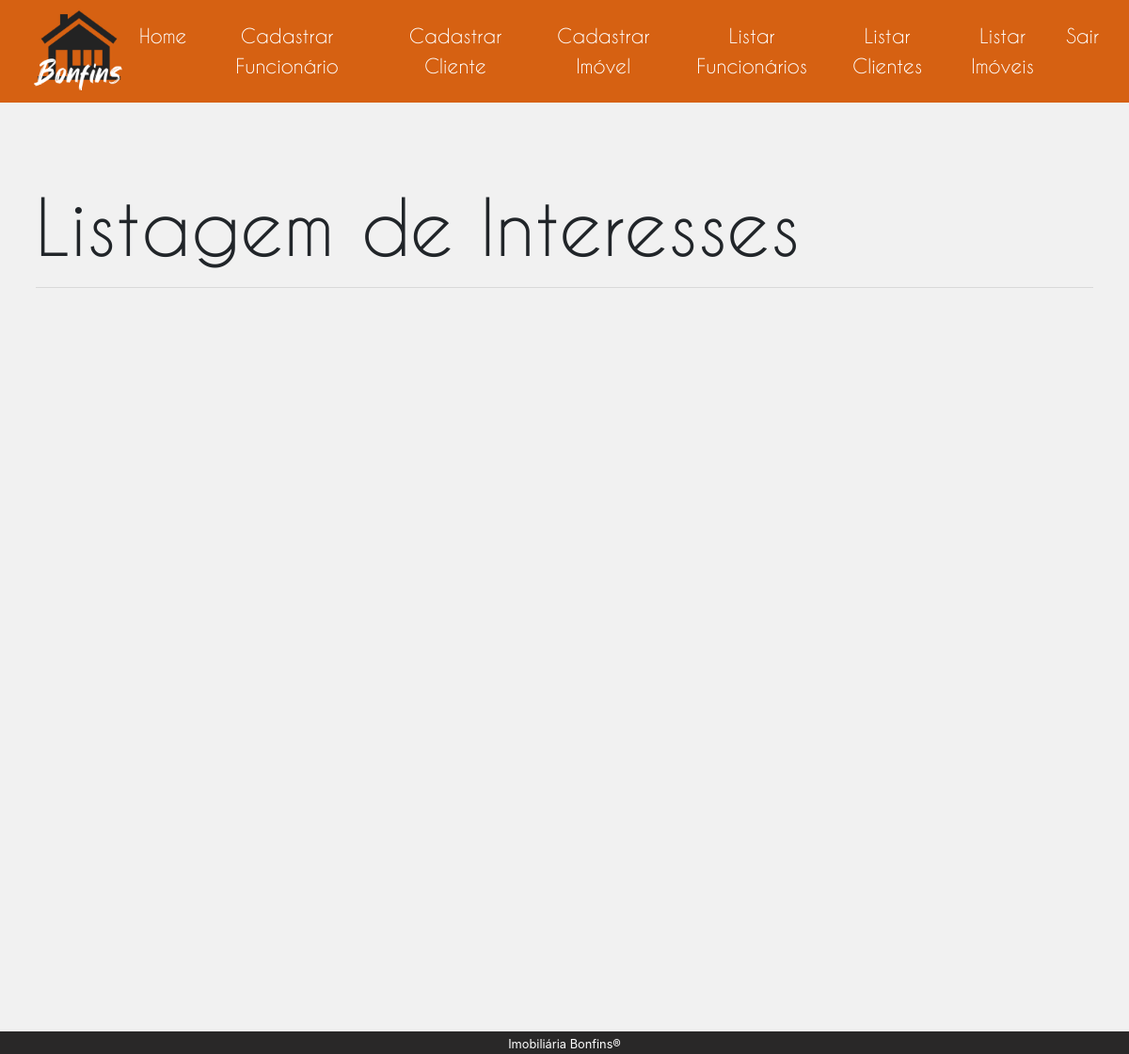
The app's page /administrativo/listagemInteresse.php, older data.
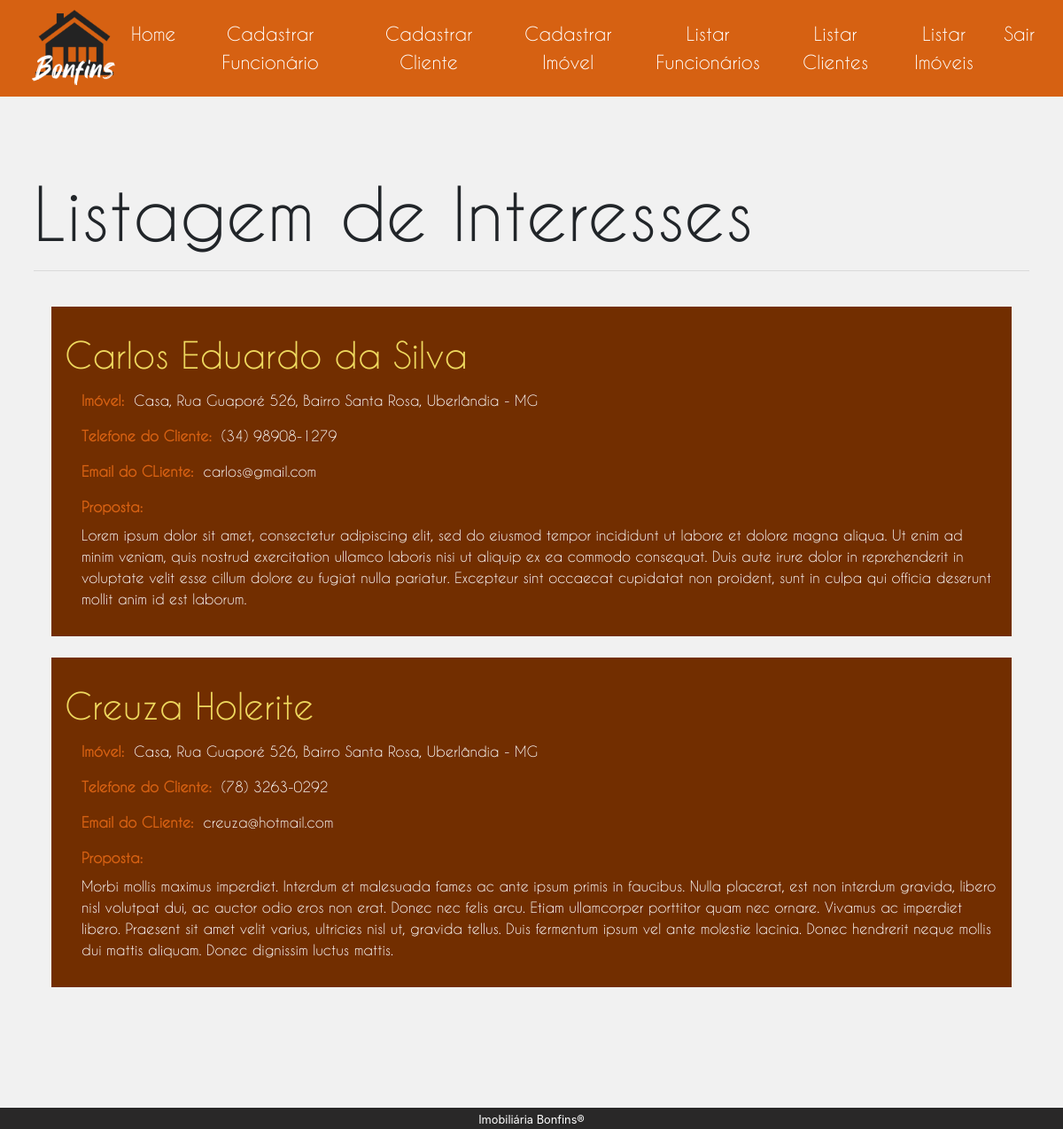
The same page, newer data.
### tables this page shows
CREATE TABLE `imovel` (
  `ID` int(4) UNSIGNED NOT NULL,
  `Rua` varchar(60) NOT NULL,
  `Numero` int(3) UNSIGNED NOT NULL,
  `Bairro` varchar(60) NOT NULL,
  `Cidade` varchar(60) NOT NULL,
  `Estado` varchar(2) NOT NULL,
  `TipoTransacao` int(4) UNSIGNED NOT NULL,
  `QuantidadeQuartos` int(1) UNSIGNED NOT NULL,
  `QuantidadeSuites` int(1) UNSIGNED NOT NULL,
  `QuantidadeSalaEstar` int(1) UNSIGNED NOT NULL,
  `QuantidadeSalaJantar` int(1) UNSIGNED NOT NULL,
  `QuantidadeVagasGaragem` int(1) UNSIGNED NOT NULL,
  `Area` varchar(15) NOT NULL,
  `ArmarioEmbutido` int(1) UNSIGNED NOT NULL,
  `Descricao` text NOT NULL,
  `Andar` int(1) UNSIGNED DEFAULT NULL,
  `ValorCondominio` varchar(30) DEFAULT NULL,
  `Portaria24Horas` int(1) UNSIGNED DEFAULT NULL,
  `ValorVenda` varchar(30) DEFAULT NULL,
  `ValorAluguel` varchar(30) DEFAULT NULL,
  `PorcentagemImobiliaria` varchar(10) NOT NULL,
  `TipoImovel` int(4) UNSIGNED NOT NULL,
  `ValorReal` varchar(30) DEFAULT NULL,
  `DataInicio` date DEFAULT NULL,
  `DataFim` date DEFAULT NULL,
  `Vendido_Alugado` int(1) UNSIGNED NOT NULL,
  `FuncionarioResponsavel` int(4) UNSIGNED DEFAULT NULL
);

CREATE TABLE `interesse` (
  `ID` int(4) UNSIGNED NOT NULL,
  `ImovelID` int(4) UNSIGNED NOT NULL,
  `NomeCliente` varchar(60) NOT NULL,
  `TelefoneCliente` varchar(20) NOT NULL,
  `EmailCliente` varchar(40) NOT NULL,
  `Proposta` text NOT NULL
);

### php/interesse.php (called while the page is built, shortened)
<?php
    function getInteresses($conn) {
        $array_interesses = null;
        $sql = "SELECT
                    ti.Nome as TipoImovel,
                    i.Rua,
                    i.Numero,
                    i.Bairro,
                    i.Cidade,
                    i.Estado,
                    it.NomeCliente,
                    it.TelefoneCliente,
                    it.EmailCliente,
                    it.Proposta
                FROM
                    imovel as i,
                    interesse as it,
                    tipoImovel as ti
                WHERE
                    it.ImovelID = i.ID AND
                    i.TipoImovel = ti.ID
                ";
        try {
            $result = $conn->query($sql);
        } catch (Exception $e) {
            echo 'Ocorreu uma falha ao buscar os interesses: ';
            var_dump($e->getMessage());
        }
        while ($row = $result->fetch()) {
            $interesse = new Interesse();
            $interesse->nome        = $row["NomeCliente"];
            $interesse->endereco    = $row["TipoImovel"] . ", Rua " . $row["Rua"] . " " . $row["Numero"] .
                                      ", Bairro " . $row["Bairro"] . ", " . $row["Cidade"] . " - " .
                                      $row["Estado"];
            $interesse->telefone    = $row["TelefoneCliente"];
            $interesse->email       = $row["EmailCliente"];
            $interesse->proposta    = $row["Proposta"];
            $array_interesses[]     = $interesse;
        }
        return $array_interesses;
    }
?>

### administrativo/listagemInteresse.php (the view, shortened to what the changed rows need)
<!DOCTYPE html>
<html lang="pt-br">
    <head>
        <link rel="stylesheet" href="../css/bootstrap.css">
        <link rel="stylesheet" href="css/administrativo.css">
        <link rel="stylesheet" href="css/listagem.css">
    </head>
    <body>
        <section>
            <div class="col-sm-12">
                <div class="row">
                    <div class="col-sm-12 px-0">
                        <div id="listagemContainer" class="px-0">
                            <div class="container px-0">
                                <div class="jumbotron px-2">
                                    <h1 class="display-4">Listagem de Interesses</h1>
                                    <hr class="my-3">
                                    <div id="admContainer">
                                        <?php
                                            require "../php/conexaoMysql.php";
                                            require "../php/interesse.php";
                                            $arrayInteresses = null;
                                            try {
                                                $arrayInteresses = getInteresses($conn);
                                            } catch (Exception $e) {
                                                $msgErro = $e->getMessage();
                                                echo $msgErro;
                                            }
                                            if ($arrayInteresses != null) {
                                                foreach ($arrayInteresses as $interesse) {
                                                    echo "
                                                        <div class='row pt-4'>
                                                            <div class='container'>
                                                                <div class='col-sm-12 admBox'>
                                                                    <div class='row'>
                                                                        <h1>$interesse->nome</h1>
                                                                    </div>
                                                                    <div class='row mt-2 ml-1'>
                                                                        <label for='imovel'><strong>Imóvel:&nbsp&nbsp</strong></label>
                                                                        <span name='imovel'>$interesse->endereco</span>
                                                                    </div>
                                                                    <div class='row mt-2 ml-1'>
                                                                        <label for='telefoneCliente'><strong>Telefone do Cliente:&nbsp&nbsp</strong></label>
                                                                        <span name='telefoneCliente'>$interesse->telefone</span>
                                                                    </div>
                                                                    <div class='row mt-2 ml-1'>
                                                                        <label for='emailCliente'><strong>Email do CLiente:&nbsp&nbsp</strong></label>
                                                                        <span name='emailCliente'>$interesse->email</span>
                                                                    </div>
                                                                    <div class='row mt-2 ml-1'>
                                                                        <label for='proposta'><strong>Proposta:&nbsp&nbsp</strong></label>
                                                                        <span name='proposta'>$interesse->proposta</span>
                                                                    </div>
                                                                </div>
                                                            </div>
                                                        </div>
                                                    ";
                                                }
                                            }
                                        ?>
                                    </div>
                                </div>
                            </div>
                        </div>
                    </div>
                </div>
            </div>
        </section>
    </body>
</html>

Row changes from the older to the newer data that the page shows:
added imovel: interesse.NomeCliente "Carlos Eduardo da Silva", endereco "Casa, Rua Guaporé 526, Bairro Santa Rosa, Uberlândia - MG", interesse.TelefoneCliente "(34) 98908-1279", interesse.EmailCliente "carlos@gmail.com", interesse.Proposta "Lorem ipsum dolor sit amet, consectetur adipiscing elit, sed do eiusmod tempor incididunt ut labore et dolore magna aliqua. Ut enim ad minim veniam, quis nostrud exercitation ullamco laboris nisi ut aliquip ex ea commodo consequat. Duis aute irure dolor in reprehenderit in voluptate velit esse cillum dolore eu fugiat nulla pariatur. Excepteur sint occaecat cupidatat non proident, sunt in culpa qui officia deserunt mollit anim id est laborum.", interesse.NomeCliente "Creuza Holerite", interesse.TelefoneCliente "(78) 3263-0292", interesse.EmailCliente "creuza@hotmail.com", interesse.Proposta "Morbi mollis maximus imperdiet. Interdum et malesuada fames ac ante ipsum primis in faucibus. Nulla placerat, est non interdum gravida, libero nisl volutpat dui, ac auctor odio eros non erat. Donec nec felis arcu. Etiam ullamcorper porttitor quam nec ornare. Vivamus ac imperdiet libero. Praesent sit amet velit varius, ultricies nisl ut, gravida tellus. Duis fermentum ipsum vel ante molestie lacinia. Donec hendrerit neque mollis dui mattis aliquam. Donec dignissim luctus mattis."
